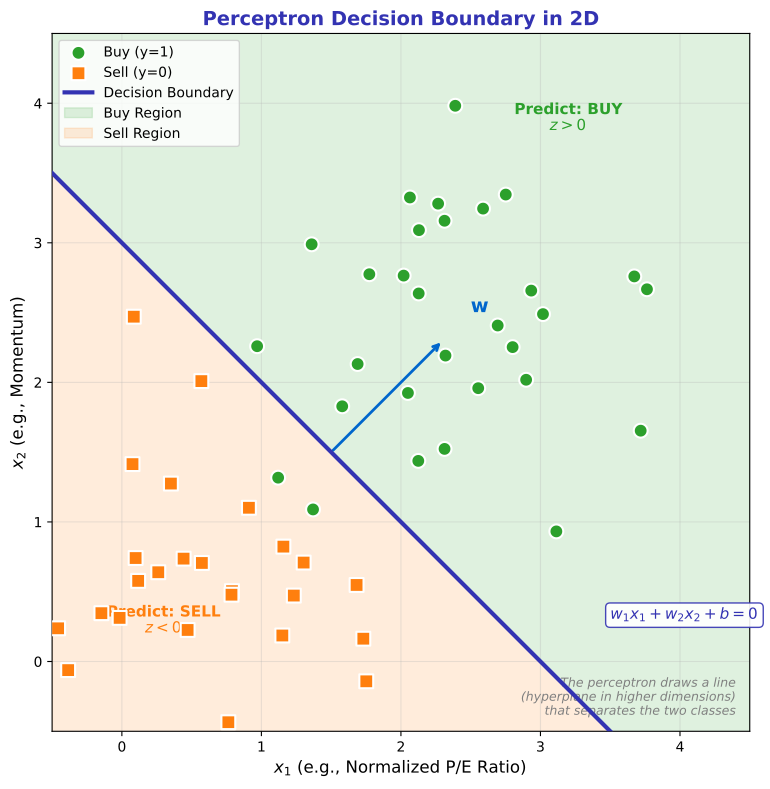

Reproduce this figure in Python.
"""
2D Decision Boundary Visualization
Module 1: The Birth of Neural Computing
"""

import matplotlib.pyplot as plt
import numpy as np

CHART_METADATA = {
    'title': 'Decision Boundary 2D',
    'url': 'https://github.com/QuantLet/neural-networks-introduction/tree/main/decision_boundary_2d'
}

# Colors matching Beamer template
mlpurple = '#3333B2'
mlblue = '#0066CC'
mlorange = '#FF7F0E'
mlgreen = '#2CA02C'
mlgray = '#7F7F7F'

# Set up figure
fig, ax = plt.subplots(figsize=(10, 8))

# Generate sample data (two classes)
np.random.seed(42)
n_samples = 30

# Class 1: "Buy" stocks (upper right)
x1_buy = np.random.randn(n_samples) * 0.8 + 2.5
x2_buy = np.random.randn(n_samples) * 0.8 + 2.5

# Class 0: "Sell" stocks (lower left)
x1_sell = np.random.randn(n_samples) * 0.8 + 0.5
x2_sell = np.random.randn(n_samples) * 0.8 + 0.5

# Plot data points
ax.scatter(x1_buy, x2_buy, c=mlgreen, s=100, marker='o', label='Buy (y=1)',
           edgecolors='white', linewidths=1.5, zorder=5)
ax.scatter(x1_sell, x2_sell, c=mlorange, s=100, marker='s', label='Sell (y=0)',
           edgecolors='white', linewidths=1.5, zorder=5)

# Decision boundary: w1*x1 + w2*x2 + b = 0
# Using w1=1, w2=1, b=-3 -> x2 = -x1 + 3
x_line = np.linspace(-0.5, 4.5, 100)
y_line = -x_line + 3

ax.plot(x_line, y_line, color=mlpurple, linewidth=3, label='Decision Boundary', zorder=4)

# Fill regions
ax.fill_between(x_line, y_line, 5, alpha=0.15, color=mlgreen, label='Buy Region')
ax.fill_between(x_line, -1, y_line, alpha=0.15, color=mlorange, label='Sell Region')

# Normal vector (weight vector)
mid_x, mid_y = 1.5, 1.5
ax.annotate('', xy=(mid_x + 0.8, mid_y + 0.8), xytext=(mid_x, mid_y),
            arrowprops=dict(arrowstyle='->', color=mlblue, lw=2))
ax.text(mid_x + 1, mid_y + 1, '$\\mathbf{w}$', fontsize=14, color=mlblue, fontweight='bold')

# Boundary equation
ax.text(3.5, 0.3, '$w_1 x_1 + w_2 x_2 + b = 0$', fontsize=11,
        color=mlpurple, fontweight='bold',
        bbox=dict(boxstyle='round,pad=0.3', facecolor='white', edgecolor=mlpurple, alpha=0.9))

# Labels for regions
ax.text(3.2, 3.8, 'Predict: BUY\n$z > 0$', fontsize=11, ha='center',
        color=mlgreen, fontweight='bold')
ax.text(0.3, 0.2, 'Predict: SELL\n$z < 0$', fontsize=11, ha='center',
        color=mlorange, fontweight='bold')

# Axis labels
ax.set_xlabel('$x_1$ (e.g., Normalized P/E Ratio)', fontsize=12)
ax.set_ylabel('$x_2$ (e.g., Momentum)', fontsize=12)
ax.set_title('Perceptron Decision Boundary in 2D', fontsize=14, fontweight='bold', color=mlpurple)

# Formatting
ax.set_xlim(-0.5, 4.5)
ax.set_ylim(-0.5, 4.5)
ax.set_aspect('equal')
ax.legend(loc='upper left', fontsize=10)
ax.grid(True, alpha=0.3)

# Add equation explanation
explanation = "The perceptron draws a line\n(hyperplane in higher dimensions)\nthat separates the two classes"
ax.text(0.98, 0.02, explanation, transform=ax.transAxes, fontsize=9,
        verticalalignment='bottom', horizontalalignment='right', style='italic',
        color=mlgray)

plt.tight_layout()
plt.savefig('decision_boundary_2d.pdf', format='pdf', bbox_inches='tight', dpi=300)
plt.savefig('decision_boundary_2d.png', format='png', bbox_inches='tight', dpi=300)
plt.close()

print("Generated: decision_boundary_2d.pdf")
